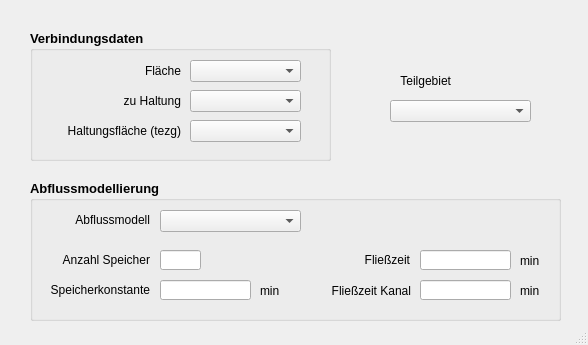
<?xml version="1.0" encoding="UTF-8"?>
<ui version="4.0">
 <class>MainWindow</class>
 <widget class="QMainWindow" name="MainWindow">
  <property name="geometry">
   <rect>
    <x>0</x>
    <y>0</y>
    <width>588</width>
    <height>345</height>
   </rect>
  </property>
  <property name="windowTitle">
   <string>MainWindow</string>
  </property>
  <property name="layoutDirection">
   <enum>Qt::LeftToRight</enum>
  </property>
  <widget class="QWidget" name="centralwidget">
   <widget class="QComboBox" name="teilgebiet">
    <property name="geometry">
     <rect>
      <x>390</x>
      <y>100</y>
      <width>141</width>
      <height>22</height>
     </rect>
    </property>
   </widget>
   <widget class="QLabel" name="label_22">
    <property name="geometry">
     <rect>
      <x>390</x>
      <y>70</y>
      <width>61</width>
      <height>21</height>
     </rect>
    </property>
    <property name="font">
     <font>
      <family>Tahoma</family>
      <pointsize>9</pointsize>
     </font>
    </property>
    <property name="text">
     <string>Teilgebiet</string>
    </property>
    <property name="alignment">
     <set>Qt::AlignRight|Qt::AlignTrailing|Qt::AlignVCenter</set>
    </property>
   </widget>
   <widget class="QGroupBox" name="groupBox">
    <property name="geometry">
     <rect>
      <x>30</x>
      <y>30</y>
      <width>301</width>
      <height>131</height>
     </rect>
    </property>
    <property name="font">
     <font>
      <family>Tahoma</family>
      <pointsize>10</pointsize>
      <weight>75</weight>
      <bold>true</bold>
     </font>
    </property>
    <property name="title">
     <string>Verbindungsdaten</string>
    </property>
    <widget class="QComboBox" name="tezgnam">
     <property name="geometry">
      <rect>
       <x>160</x>
       <y>90</y>
       <width>111</width>
       <height>22</height>
      </rect>
     </property>
    </widget>
    <widget class="QLabel" name="label_20">
     <property name="geometry">
      <rect>
       <x>70</x>
       <y>60</y>
       <width>81</width>
       <height>21</height>
      </rect>
     </property>
     <property name="font">
      <font>
       <family>Tahoma</family>
       <pointsize>9</pointsize>
       <weight>50</weight>
       <bold>false</bold>
      </font>
     </property>
     <property name="text">
      <string>zu Haltung</string>
     </property>
     <property name="alignment">
      <set>Qt::AlignRight|Qt::AlignTrailing|Qt::AlignVCenter</set>
     </property>
    </widget>
    <widget class="QLabel" name="label_23">
     <property name="geometry">
      <rect>
       <x>20</x>
       <y>90</y>
       <width>131</width>
       <height>21</height>
      </rect>
     </property>
     <property name="font">
      <font>
       <family>Tahoma</family>
       <pointsize>9</pointsize>
       <weight>50</weight>
       <bold>false</bold>
      </font>
     </property>
     <property name="text">
      <string>Haltungsfläche (tezg)</string>
     </property>
     <property name="alignment">
      <set>Qt::AlignRight|Qt::AlignTrailing|Qt::AlignVCenter</set>
     </property>
    </widget>
    <widget class="QComboBox" name="flnam">
     <property name="geometry">
      <rect>
       <x>160</x>
       <y>30</y>
       <width>111</width>
       <height>22</height>
      </rect>
     </property>
    </widget>
    <widget class="QLabel" name="label_4">
     <property name="geometry">
      <rect>
       <x>60</x>
       <y>30</y>
       <width>91</width>
       <height>21</height>
      </rect>
     </property>
     <property name="font">
      <font>
       <family>Tahoma</family>
       <pointsize>9</pointsize>
       <weight>50</weight>
       <bold>false</bold>
      </font>
     </property>
     <property name="text">
      <string>Fläche</string>
     </property>
     <property name="alignment">
      <set>Qt::AlignRight|Qt::AlignTrailing|Qt::AlignVCenter</set>
     </property>
    </widget>
    <widget class="QComboBox" name="haltnam">
     <property name="geometry">
      <rect>
       <x>160</x>
       <y>60</y>
       <width>111</width>
       <height>22</height>
      </rect>
     </property>
    </widget>
   </widget>
   <widget class="QGroupBox" name="groupBox_2">
    <property name="geometry">
     <rect>
      <x>30</x>
      <y>180</y>
      <width>531</width>
      <height>141</height>
     </rect>
    </property>
    <property name="font">
     <font>
      <family>Tahoma</family>
      <pointsize>10</pointsize>
      <weight>75</weight>
      <bold>true</bold>
     </font>
    </property>
    <property name="title">
     <string>Abflussmodellierung</string>
    </property>
    <widget class="QLineEdit" name="fliesszeitflaeche">
     <property name="geometry">
      <rect>
       <x>390</x>
       <y>70</y>
       <width>91</width>
       <height>20</height>
      </rect>
     </property>
    </widget>
    <widget class="QLabel" name="label_6">
     <property name="geometry">
      <rect>
       <x>20</x>
       <y>100</y>
       <width>100</width>
       <height>20</height>
      </rect>
     </property>
     <property name="font">
      <font>
       <family>Tahoma</family>
       <pointsize>9</pointsize>
       <weight>50</weight>
       <bold>false</bold>
      </font>
     </property>
     <property name="text">
      <string>Speicherkonstante</string>
     </property>
     <property name="alignment">
      <set>Qt::AlignRight|Qt::AlignTrailing|Qt::AlignVCenter</set>
     </property>
    </widget>
    <widget class="QLabel" name="label_24">
     <property name="geometry">
      <rect>
       <x>30</x>
       <y>30</y>
       <width>90</width>
       <height>20</height>
      </rect>
     </property>
     <property name="font">
      <font>
       <family>Tahoma</family>
       <pointsize>9</pointsize>
       <weight>50</weight>
       <bold>false</bold>
      </font>
     </property>
     <property name="text">
      <string>Abflussmodell</string>
     </property>
     <property name="alignment">
      <set>Qt::AlignRight|Qt::AlignTrailing|Qt::AlignVCenter</set>
     </property>
    </widget>
    <widget class="QLabel" name="label_5">
     <property name="geometry">
      <rect>
       <x>20</x>
       <y>70</y>
       <width>100</width>
       <height>20</height>
      </rect>
     </property>
     <property name="font">
      <font>
       <family>Tahoma</family>
       <pointsize>9</pointsize>
       <weight>50</weight>
       <bold>false</bold>
      </font>
     </property>
     <property name="text">
      <string>Anzahl Speicher</string>
     </property>
     <property name="alignment">
      <set>Qt::AlignRight|Qt::AlignTrailing|Qt::AlignVCenter</set>
     </property>
    </widget>
    <widget class="QLabel" name="label_8">
     <property name="geometry">
      <rect>
       <x>280</x>
       <y>70</y>
       <width>100</width>
       <height>20</height>
      </rect>
     </property>
     <property name="font">
      <font>
       <family>Tahoma</family>
       <pointsize>9</pointsize>
       <weight>50</weight>
       <bold>false</bold>
      </font>
     </property>
     <property name="text">
      <string>Fließzeit</string>
     </property>
     <property name="alignment">
      <set>Qt::AlignRight|Qt::AlignTrailing|Qt::AlignVCenter</set>
     </property>
    </widget>
    <widget class="QComboBox" name="abflusstyp">
     <property name="geometry">
      <rect>
       <x>130</x>
       <y>30</y>
       <width>141</width>
       <height>22</height>
      </rect>
     </property>
    </widget>
    <widget class="QLabel" name="label_7">
     <property name="geometry">
      <rect>
       <x>230</x>
       <y>100</y>
       <width>31</width>
       <height>21</height>
      </rect>
     </property>
     <property name="font">
      <font>
       <family>Tahoma</family>
       <pointsize>9</pointsize>
       <weight>50</weight>
       <bold>false</bold>
      </font>
     </property>
     <property name="text">
      <string>min</string>
     </property>
    </widget>
    <widget class="QLabel" name="label_9">
     <property name="geometry">
      <rect>
       <x>280</x>
       <y>100</y>
       <width>101</width>
       <height>21</height>
      </rect>
     </property>
     <property name="font">
      <font>
       <family>Tahoma</family>
       <pointsize>9</pointsize>
       <weight>50</weight>
       <bold>false</bold>
      </font>
     </property>
     <property name="text">
      <string>Fließzeit Kanal</string>
     </property>
     <property name="alignment">
      <set>Qt::AlignRight|Qt::AlignTrailing|Qt::AlignVCenter</set>
     </property>
    </widget>
    <widget class="QLabel" name="label_10">
     <property name="geometry">
      <rect>
       <x>490</x>
       <y>70</y>
       <width>31</width>
       <height>21</height>
      </rect>
     </property>
     <property name="font">
      <font>
       <family>Tahoma</family>
       <pointsize>9</pointsize>
       <weight>50</weight>
       <bold>false</bold>
      </font>
     </property>
     <property name="text">
      <string>min</string>
     </property>
    </widget>
    <widget class="QLineEdit" name="speicherkonst">
     <property name="geometry">
      <rect>
       <x>130</x>
       <y>100</y>
       <width>91</width>
       <height>20</height>
      </rect>
     </property>
    </widget>
    <widget class="QLabel" name="label_11">
     <property name="geometry">
      <rect>
       <x>490</x>
       <y>100</y>
       <width>31</width>
       <height>21</height>
      </rect>
     </property>
     <property name="font">
      <font>
       <family>Tahoma</family>
       <pointsize>9</pointsize>
       <weight>50</weight>
       <bold>false</bold>
      </font>
     </property>
     <property name="text">
      <string>min</string>
     </property>
    </widget>
    <widget class="QLineEdit" name="speicherzahl">
     <property name="geometry">
      <rect>
       <x>130</x>
       <y>70</y>
       <width>41</width>
       <height>20</height>
      </rect>
     </property>
    </widget>
    <widget class="QLineEdit" name="fliesszeitkanal">
     <property name="geometry">
      <rect>
       <x>390</x>
       <y>100</y>
       <width>91</width>
       <height>20</height>
      </rect>
     </property>
    </widget>
   </widget>
  </widget>
  <widget class="QStatusBar" name="statusbar"/>
 </widget>
 <tabstops>
  <tabstop>flnam</tabstop>
  <tabstop>haltnam</tabstop>
  <tabstop>tezgnam</tabstop>
  <tabstop>teilgebiet</tabstop>
  <tabstop>abflusstyp</tabstop>
  <tabstop>speicherzahl</tabstop>
  <tabstop>speicherkonst</tabstop>
  <tabstop>fliesszeitflaeche</tabstop>
  <tabstop>fliesszeitkanal</tabstop>
 </tabstops>
 <resources/>
 <connections/>
</ui>
